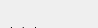
     <widget class="QWidget" name="page_15">
      <property name="geometry">
       <rect>
        <x>0</x>
        <y>0</y>
        <width>98</width>
        <height>28</height>
       </rect>
      </property>
      <attribute name="label">
       <string>Feature graphic design</string>
      </attribute>
      <widget class="QLabel" name="label_wjump_label_y">
       <property name="geometry">
        <rect>
         <x>10</x>
         <y>50</y>
         <width>90</width>
         <height>22</height>
        </rect>
       </property>
       <property name="font">
        <font>
         <pointsize>8</pointsize>
        </font>
       </property>
       <property name="frameShape">
        <enum>QFrame::NoFrame</enum>
       </property>
       <property name="frameShadow">
        <enum>QFrame::Plain</enum>
       </property>
       <property name="text">
        <string>Label y:</string>
       </property>
       <property name="textFormat">
        <enum>Qt::AutoText</enum>
       </property>
       <property name="scaledContents">
        <bool>false</bool>
       </property>
       <property name="alignment">
        <set>Qt::AlignLeading|Qt::AlignLeft|Qt::AlignVCenter</set>
       </property>
       <property name="margin">
        <number>3</number>
       </property>
      </widget>
      <widget class="QLineEdit" name="wjump_label_y">
       <property name="geometry">
        <rect>
         <x>110</x>
         <y>50</y>
         <width>160</width>
         <height>20</height>
        </rect>
       </property>
       <property name="text">
        <string/>
       </property>
      </widget>
      <widget class="QLabel" name="label_wjump_label_rotation">
       <property name="geometry">
        <rect>
         <x>280</x>
         <y>20</y>
         <width>90</width>
         <height>22</height>
        </rect>
       </property>
       <property name="font">
        <font>
         <pointsize>8</pointsize>
        </font>
       </property>
       <property name="frameShape">
        <enum>QFrame::NoFrame</enum>
       </property>
       <property name="frameShadow">
        <enum>QFrame::Plain</enum>
       </property>
       <property name="text">
        <string>Label rotation:</string>
       </property>
       <property name="textFormat">
        <enum>Qt::AutoText</enum>
       </property>
       <property name="scaledContents">
        <bool>false</bool>
       </property>
       <property name="alignment">
        <set>Qt::AlignLeading|Qt::AlignLeft|Qt::AlignVCenter</set>
       </property>
       <property name="margin">
        <number>3</number>
       </property>
      </widget>
      <widget class="QLineEdit" name="label_wjump_rotation">
       <property name="geometry">
        <rect>
         <x>380</x>
         <y>20</y>
         <width>160</width>
         <height>20</height>
        </rect>
       </property>
       <property name="text">
        <string/>
       </property>
      </widget>
      <widget class="QLabel" name="label_wjump_label_x">
       <property name="geometry">
        <rect>
         <x>10</x>
         <y>20</y>
         <width>90</width>
         <height>22</height>
        </rect>
       </property>
       <property name="font">
        <font>
         <pointsize>8</pointsize>
        </font>
       </property>
       <property name="frameShape">
        <enum>QFrame::NoFrame</enum>
       </property>
       <property name="frameShadow">
        <enum>QFrame::Plain</enum>
       </property>
       <property name="text">
        <string>Label x:</string>
       </property>
       <property name="textFormat">
        <enum>Qt::AutoText</enum>
       </property>
       <property name="scaledContents">
        <bool>false</bool>
       </property>
       <property name="alignment">
        <set>Qt::AlignLeading|Qt::AlignLeft|Qt::AlignVCenter</set>
       </property>
       <property name="margin">
        <number>3</number>
       </property>
      </widget>
      <widget class="QLineEdit" name="wjump_label_x">
       <property name="geometry">
        <rect>
         <x>110</x>
         <y>20</y>
         <width>160</width>
         <height>20</height>
        </rect>
       </property>
       <property name="text">
        <string/>
       </property>
      </widget>
      <widget class="QLabel" name="label_wjump_svg_rotation">
       <property name="geometry">
        <rect>
         <x>280</x>
         <y>50</y>
         <width>90</width>
         <height>22</height>
        </rect>
       </property>
       <property name="font">
        <font>
         <pointsize>8</pointsize>
        </font>
       </property>
       <property name="frameShape">
        <enum>QFrame::NoFrame</enum>
       </property>
       <property name="frameShadow">
        <enum>QFrame::Plain</enum>
       </property>
       <property name="text">
        <string>Svg rotation:</string>
       </property>
       <property name="textFormat">
        <enum>Qt::AutoText</enum>
       </property>
       <property name="scaledContents">
        <bool>false</bool>
       </property>
       <property name="alignment">
        <set>Qt::AlignLeading|Qt::AlignLeft|Qt::AlignVCenter</set>
       </property>
       <property name="margin">
        <number>3</number>
       </property>
      </widget>
      <widget class="QLineEdit" name="wjump_rotation">
       <property name="geometry">
        <rect>
         <x>380</x>
         <y>50</y>
         <width>160</width>
         <height>20</height>
        </rect>
       </property>
       <property name="text">
        <string/>
       </property>
      </widget>
     </widget>
